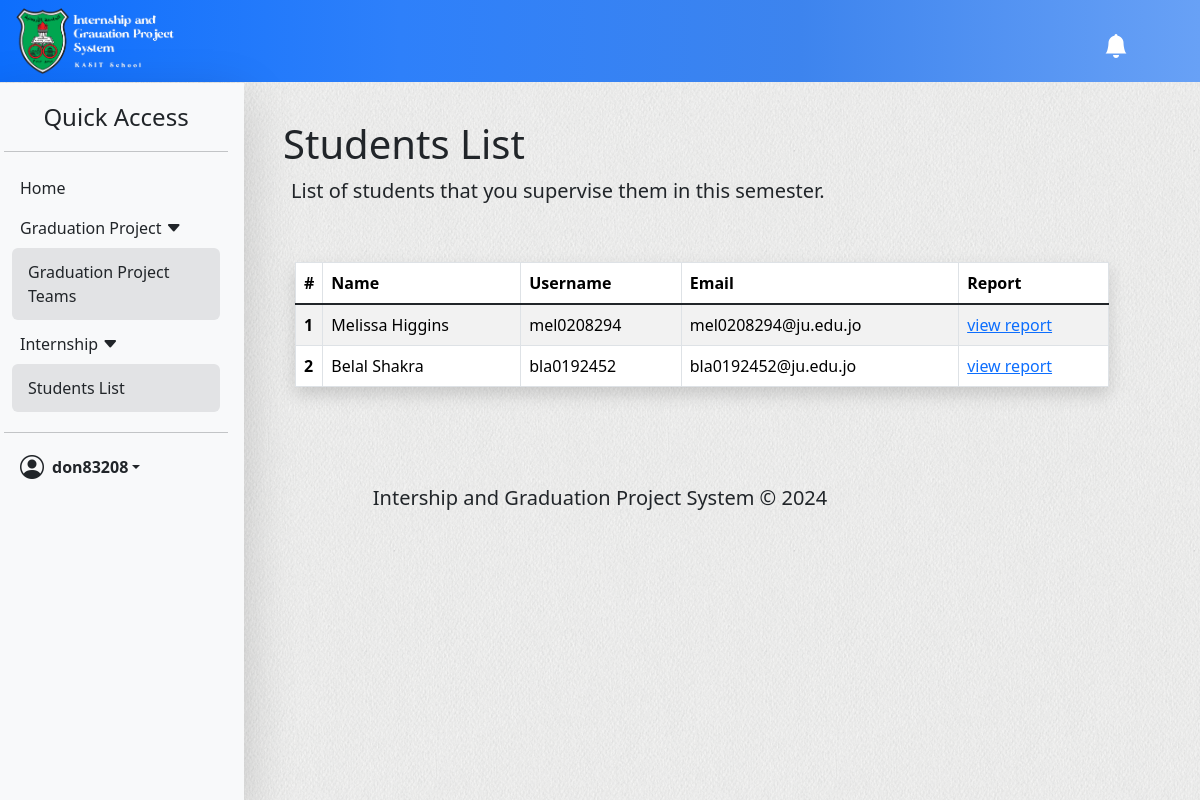
/doctor/internship/student-list (signed in), run on the app's committed database.
### student/models.py (models this page shows, shortened)
class Student(models.Model):
  stu             = models.OneToOneField(User, on_delete=models.CASCADE, null=True)
  doc_superviser  = models.ForeignKey(Doctor, on_delete=models.PROTECT, null=True)
  student_id      = models.CharField(max_length=7, default='')
  major           = models.CharField(max_length=32, default='')
  hours           = models.PositiveSmallIntegerField(default=0)
  in_internship   = models.BooleanField(default=False)
  in_gp           = models.BooleanField(verbose_name='in graduation-project',default=False)

### doctor/views.py (the view)
# urls.py: path('internship/student-list', views.stu_list, name='stu-list'),
@login_required(login_url='signin')
def stu_list(request):
  doctor_rec = is_doctor(request)
  if type(doctor_rec) != Doctor:
    return redirect('signin')
  try:
    students = Student.objects.filter(doc_superviser=doctor_rec)
  except ObjectDoesNotExist:
    pass
  context = {
    'title': 'Students List',
    'user': request.user,
    'students': students,
    'notifications': get_notification(request),
  }
  return render(request, 'doctor/pages/Internship/students-list.html', context)

### doctor/views.py (called while the page is built)
def is_doctor(request):
  try:
    doc_data = Doctor.objects.get(doc=request.user)
    return doc_data
  except:
    logout(request)
    return redirect('signin')

def get_notification(request):
  doctor_rec = is_doctor(request)
  all_notifications = DoctorNotification.objects.filter(doctor=doctor_rec.doc).order_by('-id')
  there_is = False
  for n in all_notifications:
    if not n.is_read:
      there_is = True
      break
  return {'all_notifications': all_notifications, 'there_is': there_is}

### doctor/templates/doctor/pages/Internship/students-list.html
{% extends "doctor/base.html" %}
{% block content %}
  <main class="container-fluid py-5 px-4 mt-5 col-lg-12 col-xl-9">
    <div class="ps-3 py-4">
      <h1 class="fw-light">Students List</h1>
      <p class="lead ps-2">List of students that you supervise them in this semester.</p>
    </div>
    <section class="container mx-auto row">
      <div class="containe table-responsive p-3">
        <table class="table table-striped table-bordered shadow">
          <thead>
            <tr>
              <th style="width: 0%;">#</th>
              <th  style="min-width: 8rem;">Name</th>
              <th>Username</th>
              <th>Email</th>
              <th>Report</th>
            </tr>
          </thead>
          <tbody class="table-group-divider">
            {% for stu in students %}
              <tr>
                <th>{{forloop.counter}}</th>
                <td>{{stu.stu.first_name}} {{stu.stu.last_name}}</td>
                <td>{{stu.stu.username}}</td>
                <td>{{stu.stu.email}}</td>
                <td><a href="{% url 'report' stu.id %}">view report</a></td>
              </tr>
            {% endfor %}
          </tbody>
        </table>
      </div>
    </section>
  </main>
{% endblock content %}

### doctor/templates/doctor/parts/sidebar.html (shortened to what this page needs)
  <aside class="navbar navbar-expand-xl col-xl-2 show" id="aside" style="z-index: 999;">
    <div class="collapse navbar-collapse" id="sidebar" >
      <div class="d-flex flex-column flex-shrink-0 p-3 bg-light shadow-lg" style="width: 16rem; position: fixed; top: 83px; bottom: 0%;">
        <span class="link-dark text-decoration-none text-center">
          <span class="fs-4 px-3">Quick Access</span>
        </span>
        <hr>
        <ul class="nav flex-column" id="quick-access">
          <li>
            <a href="{% url 'home' %}" class="nav-link link-dark dash-opt rounded">Home</a>
          </li>
          <li class="nav-item collapsed" data-bs-toggle="collapse" data-bs-target="#drop-grad" role="button">
            <span class="nav-link link-dark dash-opt rounded">
              Graduation Project
              <i class="bi bi-caret-down-fill"></i>
            </span>
          </li>
          <ul class="nav collapse mx-2 mb-1 px-0 py-1 show bg-secondary-subtle rounded" id="drop-grad">
            <li class="nav-item"><a class="nav-link link-dark" href="{% url 'teams' %}">Graduation Project Teams</a></li>
          </ul>
          <li class="nav-item collapsed" data-bs-toggle="collapse" data-bs-target="#drop-intern" role="button">
            <span class="nav-link link-dark dash-opt rounded">
              Internship
              <i class="bi bi-caret-down-fill"></i>
            </span>
          </li>
          <ul class="nav collapse mx-2 mb-1 px-0 py-1 show bg-secondary-subtle rounded" id="drop-intern">
            <li class="nav-item"><a class="nav-link link-dark" href="{% url 'stu-list' %}">Students List</a></li>
          </ul>
        </ul>
        <hr>
        <div class="dropdown ms-2">
          <a href="#" class="d-flex align-items-center link-dark text-decoration-none dropdown-toggle" id="dropdownUser2" data-bs-toggle="dropdown">
            <i class="bi bi-person-circle px-2 fs-4"></i>
            <strong>{{user}}</strong>
          </a>
        </div>
      </div>
    </div>
  </aside>

### static/assets/css/all.css (style rules this page uses)
body { background-image: url("../img/all/main-bg.jpg"); overflow-x: hidden; }
table td { position: relative; }

### data on the page
Student: stu.first_name "Melissa", stu.last_name "Higgins", stu.username "mel0208294", stu.email "mel0208294@ju.edu.jo"
Student: stu.first_name "Belal", stu.last_name "Shakra", stu.username "bla0192452", stu.email "bla0192452@ju.edu.jo"

### other printed values
{{ user }} "don83208"
